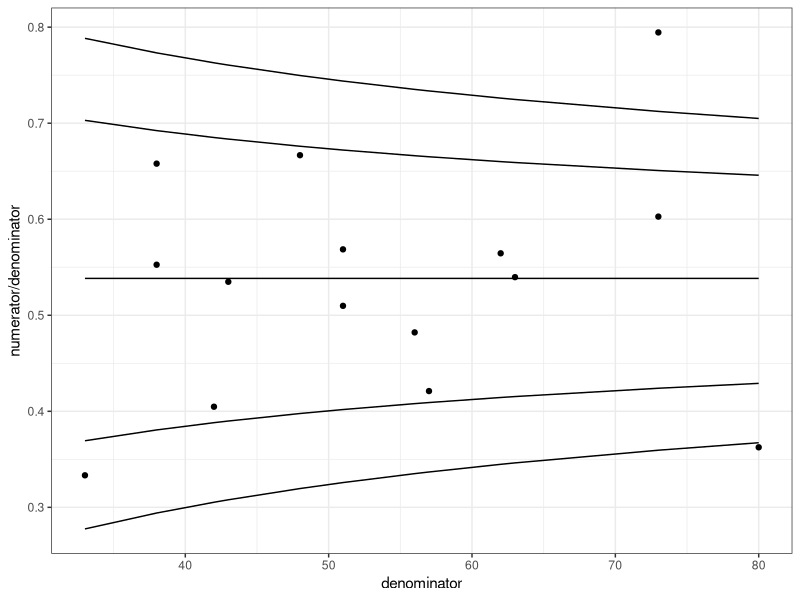

This chart was generated by the following R code:
## ---- chunk 1
knitr::opts_chunk$set(echo = TRUE)
## ---- chunk 2
raw_data <- read.csv("demo_data.csv")

knitr::kable(head(raw_data, n = 10))
## ---- chunk 3
# Load all tidyverse packages
library(tidyverse)

# The 'pipe' operator (%>%) specifies that the current data should be passed to
#  the next operation
agg_data = raw_data %>%
    # The 'group' function specifies that the following operations should
    #   should be applied to each group separately
    group_by(hospital) %>%
    # The 'summarise' function indicates that a single value (for each group)
    #  will be returned from any functions, rather than a value for each input
    #
    # The 'across' function is used for applying a transformation to multiple
    #   variables, in this case, summing the numerator and denominator
    summarise(across(c(numerator, denominator), sum)) %>%
    # Ungroup the returned aggregates, to avoid any unexpected behaviour in the
    #   future
    ungroup()
## ---- chunk 4
knitr::kable(agg_data)
## ---- chunk 5
plot_data <- agg_data %>%
  # Use the 'mutate' function to add new columns to data
  mutate(p = sum(numerator) / sum(denominator),
         target = asin(sqrt(p)),
         se = 1 / (2 * sqrt(denominator)))

knitr::kable(plot_data)
## ---- chunk 6
a99 <- qnorm(.999)  # 3.090232....
a95 <- qnorm(.975)  # 1.959964...
## ---- chunk 7
plot_data <- plot_data %>%
  mutate(ll99_trans = target - a99 * se,
         ul99_trans = target + a99 * se,
         ll95_trans = target - a95 * se,
         ul95_trans = target + a95 * se)

knitr::kable(head(plot_data))
## ---- chunk 8
plot_data <- plot_data %>%
  mutate(ll99 = sin(ll99_trans)^2,
         ul99 = sin(ul99_trans)^2,
         ll95 = sin(ll95_trans)^2,
         ul95 = sin(ul95_trans)^2)

knitr::kable(head(plot_data))
## ---- chunk 9
# Add hospital to the 'label' attribute so that they're included in the tooltips
fpl <- ggplot(plot_data, aes(x=denominator, y=numerator/denominator,
                             label = hospital)) +
  geom_point() +
  geom_line(aes(y=p)) +
  geom_line(aes(y=ll99)) +
  geom_line(aes(y=ll95)) +
  geom_line(aes(y=ul95)) +
  geom_line(aes(y=ul99)) +
  theme_bw()

fpl
